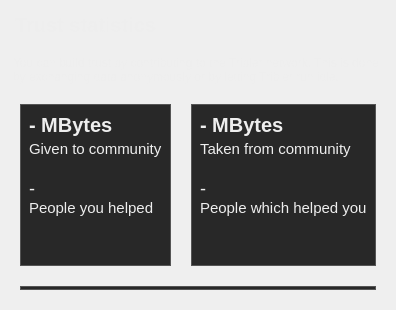
        <widget class="TrustPage" name="trust_page">
         <property name="styleSheet">
          <string notr="true">QLabel { color: #eee; }</string>
         </property>
         <layout class="QVBoxLayout" name="verticalLayout">
          <property name="spacing">
           <number>0</number>
          </property>
          <property name="leftMargin">
           <number>0</number>
          </property>
          <property name="topMargin">
           <number>0</number>
          </property>
          <property name="rightMargin">
           <number>0</number>
          </property>
          <property name="bottomMargin">
           <number>0</number>
          </property>
          <item>
           <widget class="QWidget" name="trust_statistics_header" native="true">
            <layout class="QHBoxLayout" name="horizontalLayout_13">
             <property name="spacing">
              <number>0</number>
             </property>
             <property name="leftMargin">
              <number>0</number>
             </property>
             <property name="topMargin">
              <number>0</number>
             </property>
             <property name="rightMargin">
              <number>0</number>
             </property>
             <property name="bottomMargin">
              <number>0</number>
             </property>
             <item>
              <widget class="QLabel" name="subscribed_channels_header_label">
               <property name="sizePolicy">
                <sizepolicy hsizetype="Expanding" vsizetype="Fixed">
                 <horstretch>0</horstretch>
                 <verstretch>0</verstretch>
                </sizepolicy>
               </property>
               <property name="minimumSize">
                <size>
                 <width>0</width>
                 <height>50</height>
                </size>
               </property>
               <property name="maximumSize">
                <size>
                 <width>16777215</width>
                 <height>50</height>
                </size>
               </property>
               <property name="styleSheet">
                <string notr="true">color: #eee;
                                            background-color: transparent;
                                            font-size: 20px;
                                            font-weight: bold;
                                            margin: 10px;</string>
               </property>
               <property name="text">
                <string>Trust statistics</string>
               </property>
              </widget>
             </item>
             <item>
              <spacer name="horizontalSpacer_20">
               <property name="orientation">
                <enum>Qt::Horizontal</enum>
               </property>
               <property name="sizeType">
                <enum>QSizePolicy::Fixed</enum>
               </property>
               <property name="sizeHint" stdset="0">
                <size>
                 <width>10</width>
                 <height>20</height>
                </size>
               </property>
              </spacer>
             </item>
            </layout>
           </widget>
          </item>
          <item>
           <spacer name="verticalSpacer_16">
            <property name="orientation">
             <enum>Qt::Vertical</enum>
            </property>
            <property name="sizeType">
             <enum>QSizePolicy::Fixed</enum>
            </property>
            <property name="sizeHint" stdset="0">
             <size>
              <width>20</width>
              <height>6</height>
             </size>
            </property>
           </spacer>
          </item>
          <item>
           <widget class="QLabel" name="trust_explanation_label">
            <property name="styleSheet">
             <string notr="true">padding-left: 10px; padding-right: 10px;</string>
            </property>
            <property name="text">
             <string>You can build trust by contributing to the Tribler network. This is done by exchanging data anonymously or by letting Tribler run idle.</string>
            </property>
            <property name="wordWrap">
             <bool>true</bool>
            </property>
           </widget>
          </item>
          <item>
           <widget class="QWidget" name="trust_top_container" native="true">
            <property name="sizePolicy">
             <sizepolicy hsizetype="Preferred" vsizetype="Expanding">
              <horstretch>0</horstretch>
              <verstretch>0</verstretch>
             </sizepolicy>
            </property>
            <property name="styleSheet">
             <string notr="true"/>
            </property>
            <layout class="QHBoxLayout" name="horizontalLayout_39">
             <property name="spacing">
              <number>20</number>
             </property>
             <property name="leftMargin">
              <number>20</number>
             </property>
             <property name="topMargin">
              <number>20</number>
             </property>
             <property name="rightMargin">
              <number>20</number>
             </property>
             <property name="bottomMargin">
              <number>20</number>
             </property>
             <item>
              <widget class="QWidget" name="trust_general_stats_box" native="true">
               <property name="styleSheet">
                <string notr="true">QWidget { 
background-color: #282828; border: 1px solid #555;
}
QLabel {
border: none;
}</string>
               </property>
               <layout class="QVBoxLayout" name="verticalLayout_10">
                <property name="spacing">
                 <number>0</number>
                </property>
                <item>
                 <widget class="QLabel" name="trust_contribution_amount_label">
                  <property name="styleSheet">
                   <string notr="true">font-size: 20px; font-weight: bold;</string>
                  </property>
                  <property name="text">
                   <string>- MBytes</string>
                  </property>
                 </widget>
                </item>
                <item>
                 <spacer name="verticalSpacer_19">
                  <property name="orientation">
                   <enum>Qt::Vertical</enum>
                  </property>
                  <property name="sizeType">
                   <enum>QSizePolicy::Minimum</enum>
                  </property>
                  <property name="sizeHint" stdset="0">
                   <size>
                    <width>20</width>
                    <height>3</height>
                   </size>
                  </property>
                 </spacer>
                </item>
                <item>
                 <widget class="QLabel" name="label_48">
                  <property name="styleSheet">
                   <string notr="true">font-size: 15px;</string>
                  </property>
                  <property name="text">
                   <string>Given to community</string>
                  </property>
                 </widget>
                </item>
                <item>
                 <spacer name="verticalSpacer_18">
                  <property name="orientation">
                   <enum>Qt::Vertical</enum>
                  </property>
                  <property name="sizeType">
                   <enum>QSizePolicy::Minimum</enum>
                  </property>
                  <property name="sizeHint" stdset="0">
                   <size>
                    <width>20</width>
                    <height>20</height>
                   </size>
                  </property>
                 </spacer>
                </item>
                <item>
                 <widget class="QLabel" name="trust_people_helped_label">
                  <property name="styleSheet">
                   <string notr="true">font-size: 18px;</string>
                  </property>
                  <property name="text">
                   <string>-</string>
                  </property>
                 </widget>
                </item>
                <item>
                 <widget class="QLabel" name="label_49">
                  <property name="styleSheet">
                   <string notr="true">font-size: 15px;</string>
                  </property>
                  <property name="text">
                   <string>People you helped</string>
                  </property>
                 </widget>
                </item>
                <item>
                 <spacer name="verticalSpacer_15">
                  <property name="orientation">
                   <enum>Qt::Vertical</enum>
                  </property>
                  <property name="sizeHint" stdset="0">
                   <size>
                    <width>20</width>
                    <height>40</height>
                   </size>
                  </property>
                 </spacer>
                </item>
               </layout>
              </widget>
             </item>
             <item>
              <widget class="QWidget" name="trust_interactions_stats_box" native="true">
               <property name="styleSheet">
                <string notr="true">QWidget { 
background-color: #282828; border: 1px solid #555;
}
QLabel {
border: none;
}</string>
               </property>
               <layout class="QVBoxLayout" name="verticalLayout_12">
                <property name="spacing">
                 <number>0</number>
                </property>
                <item>
                 <widget class="QLabel" name="trust_consumption_amount_label">
                  <property name="styleSheet">
                   <string notr="true">font-size: 20px; font-weight: bold;</string>
                  </property>
                  <property name="text">
                   <string>- MBytes</string>
                  </property>
                 </widget>
                </item>
                <item>
                 <spacer name="verticalSpacer_21">
                  <property name="orientation">
                   <enum>Qt::Vertical</enum>
                  </property>
                  <property name="sizeType">
                   <enum>QSizePolicy::Fixed</enum>
                  </property>
                  <property name="sizeHint" stdset="0">
                   <size>
                    <width>20</width>
                    <height>3</height>
                   </size>
                  </property>
                 </spacer>
                </item>
                <item>
                 <widget class="QLabel" name="label_50">
                  <property name="styleSheet">
                   <string notr="true">font-size: 15px;</string>
                  </property>
                  <property name="text">
                   <string>Taken from community</string>
                  </property>
                 </widget>
                </item>
                <item>
                 <spacer name="verticalSpacer_20">
                  <property name="orientation">
                   <enum>Qt::Vertical</enum>
                  </property>
                  <property name="sizeType">
                   <enum>QSizePolicy::Fixed</enum>
                  </property>
                  <property name="sizeHint" stdset="0">
                   <size>
                    <width>20</width>
                    <height>20</height>
                   </size>
                  </property>
                 </spacer>
                </item>
                <item>
                 <widget class="QLabel" name="trust_people_helped_you_label">
                  <property name="styleSheet">
                   <string notr="true">font-size: 18px;</string>
                  </property>
                  <property name="text">
                   <string>-</string>
                  </property>
                 </widget>
                </item>
                <item>
                 <widget class="QLabel" name="label_52">
                  <property name="styleSheet">
                   <string notr="true">font-size: 15px;</string>
                  </property>
                  <property name="text">
                   <string>People which helped you</string>
                  </property>
                 </widget>
                </item>
                <item>
                 <spacer name="verticalSpacer_17">
                  <property name="orientation">
                   <enum>Qt::Vertical</enum>
                  </property>
                  <property name="sizeHint" stdset="0">
                   <size>
                    <width>20</width>
                    <height>40</height>
                   </size>
                  </property>
                 </spacer>
                </item>
               </layout>
              </widget>
             </item>
            </layout>
           </widget>
          </item>
          <item>
           <widget class="QWidget" name="widget_24" native="true">
            <property name="sizePolicy">
             <sizepolicy hsizetype="Preferred" vsizetype="Expanding">
              <horstretch>0</horstretch>
              <verstretch>0</verstretch>
             </sizepolicy>
            </property>
            <property name="styleSheet">
             <string notr="true"/>
            </property>
            <layout class="QHBoxLayout" name="horizontalLayout_37">
             <property name="spacing">
              <number>20</number>
             </property>
             <property name="leftMargin">
              <number>20</number>
             </property>
             <property name="topMargin">
              <number>0</number>
             </property>
             <property name="rightMargin">
              <number>20</number>
             </property>
             <property name="bottomMargin">
              <number>20</number>
             </property>
             <item>
              <widget class="QWidget" name="widget_10" native="true">
               <property name="styleSheet">
                <string notr="true">background-color: #282828; border: 1px solid #555;</string>
               </property>
               <layout class="QVBoxLayout" name="verticalLayout_13">
                <property name="spacing">
                 <number>0</number>
                </property>
                <property name="leftMargin">
                 <number>2</number>
                </property>
                <property name="topMargin">
                 <number>2</number>
                </property>
                <property name="rightMargin">
                 <number>2</number>
                </property>
                <property name="bottomMargin">
                 <number>2</number>
                </property>
                <item>
                 <widget class="QWidget" name="plot_widget" native="true">
                  <property name="styleSheet">
                   <string notr="true">border: none;</string>
                  </property>
                  <layout class="QVBoxLayout" name="verticalLayout_14">
                   <property name="leftMargin">
                    <number>0</number>
                   </property>
                   <property name="topMargin">
                    <number>0</number>
                   </property>
                   <property name="rightMargin">
                    <number>0</number>
                   </property>
                   <property name="bottomMargin">
                    <number>0</number>
                   </property>
                  </layout>
                 </widget>
                </item>
               </layout>
              </widget>
             </item>
            </layout>
           </widget>
          </item>
         </layout>
        </widget>
